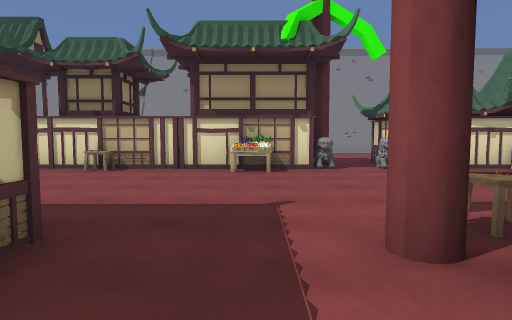
view 1 (above)

23 first-person views from a walk through a Unity game level. The camera is 1.4 m above the floor, tilts 4° down and sees 75° across. The floor is counted in squares, 2 m on a side. Each view is taken from the middle of a square. On the plan, view 1 faces up. The plan holds only what a view shows up to about 10 squares ahead; the rest is blank. The place goes on beyond the plan. The player is left out. Some surface patterns are stand-ins.

view 2
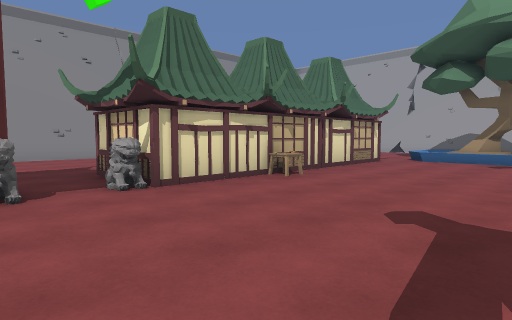

view 3
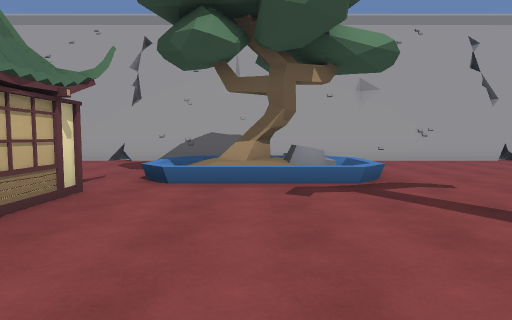

view 4
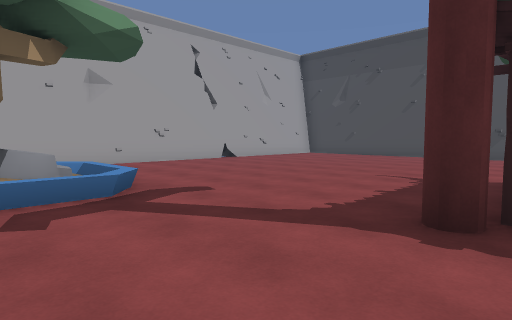

view 5
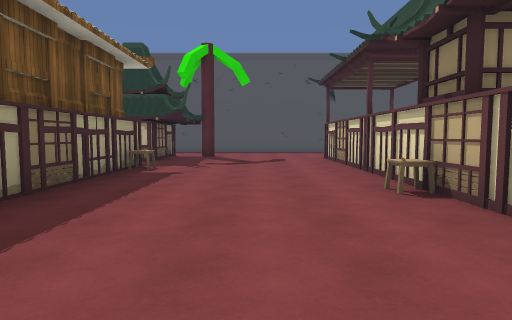

view 6
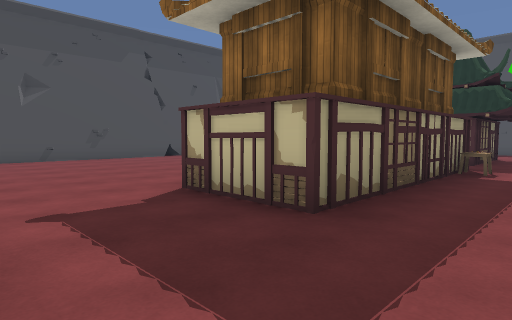

view 7
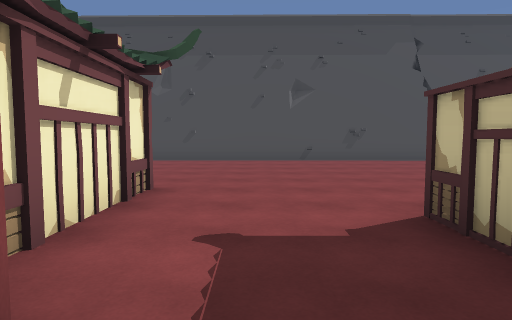

view 8
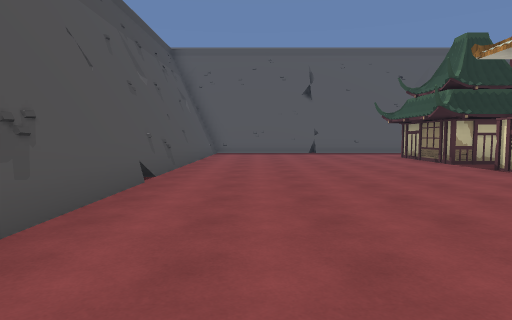

view 9
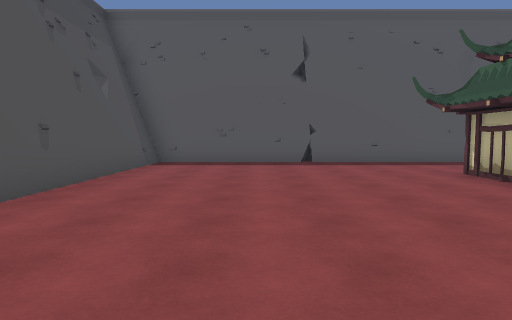

view 10
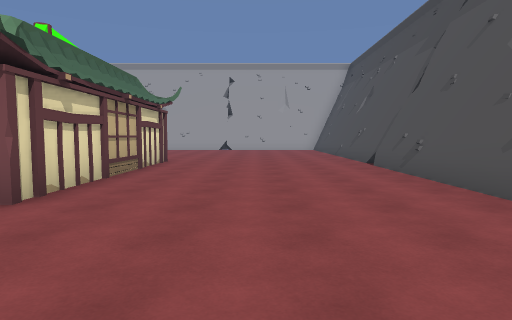

view 11
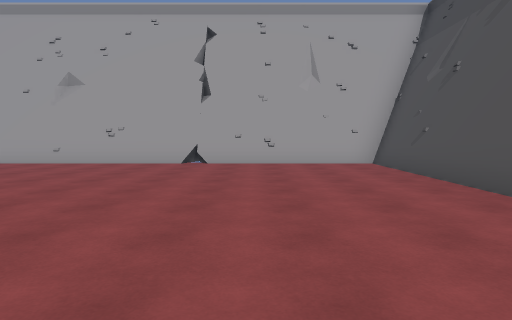

view 12
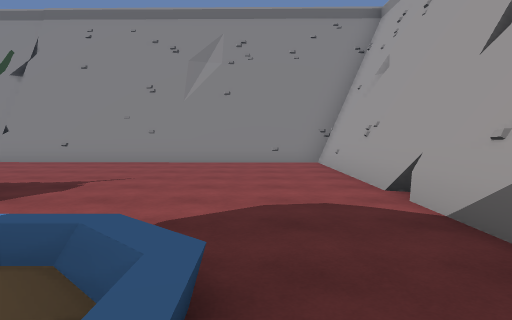

view 13
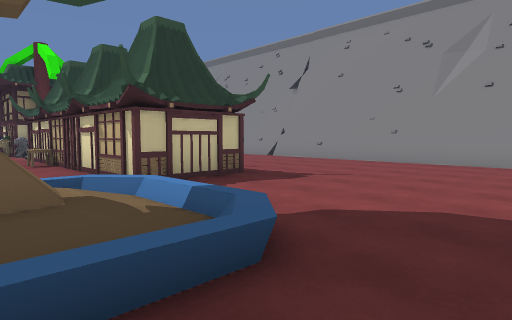

view 14
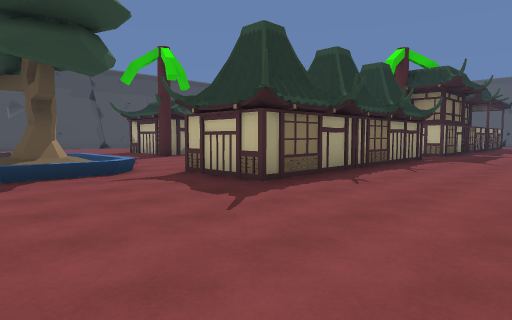

view 15
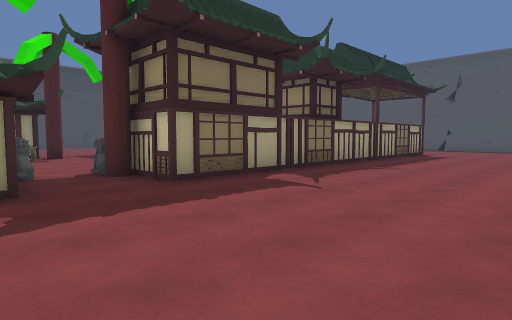

view 16
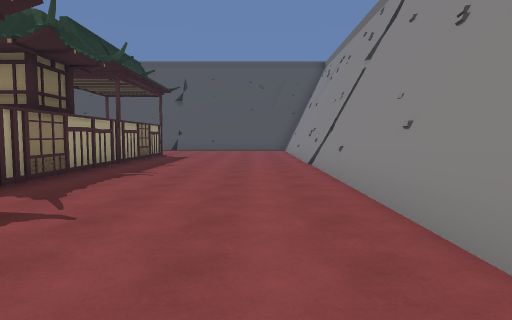

view 17
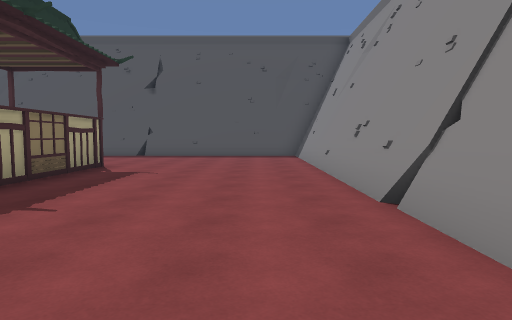

view 18
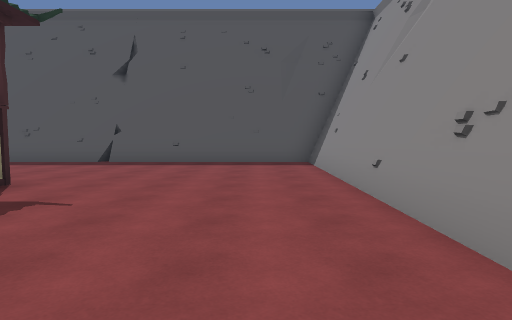

view 19
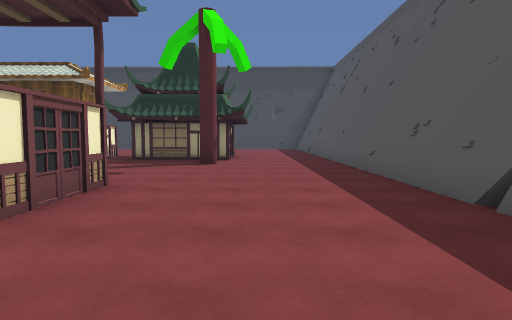

view 20
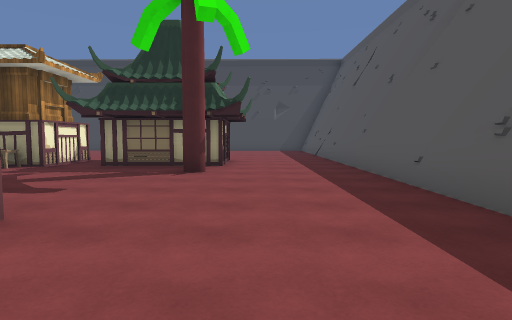

view 21
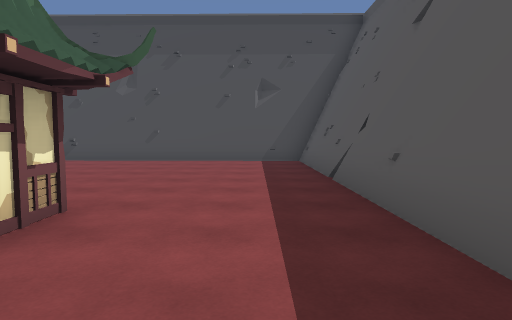

view 22
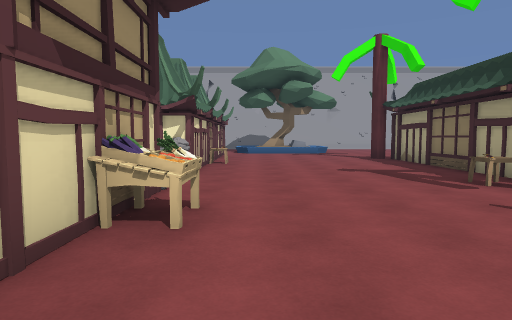

view 23
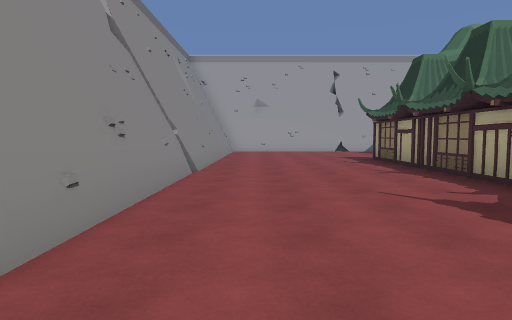

### Floor plan
Points are (right, up) in squares from view 1. A wall is a line through its corners. A room is listed if a view was taken in it or the views show most of it. See-through windows are left out.
Room 1 (views 1, 2, 3, 4, 5, 6, 7, 8, 9, 10, 11, 12, 13, 14, 15, 16, 17, 18, 19, 20, 21, 22, 23)
walls: (2.5, 1.7) (7.5, 1.7); (1.2, 7.3) (-9, 7.3); (3.3, 7.3) (3.3, 9.4) (10.2, 9.4) (10.2, 7.3) (3.3, 7.3); (-1.8, 7.6) (-1.8, 7.1); (7.5, -1.4) (1.5, -1.4) (1.5, 1.3); (-6.6, -0.1) (-7, -0.1) (-7, 2.2) (-1.5, 2.2) (-1.5, 0); (-8.3, 2) (-8.3, -0.1) (-11.2, -0.1) (-11.2, 2) (-8.3, 2); (1, 14.7) (-14.7, 14.9) (-14.7, -7) (-2.7, -7.1); (11.9, 4.7) (12.3, 5.5) (12.5, 4.5); (12.2, 4.3) (11.8, 4.9); (-9.8, 7.1) (-9.8, 9.4) (1.2, 9.4) (1.2, 7.9); (2.1, -7.2) (8.1, -7.3); (-2, -7.1) (-0.4, -7.2); (9.4, 14.4) (-14.5, 14.7); (10.8, -7.1) (15.7, -7.1); (11.2, -7.3) (16.1, -7.4) (16.1, 3.9); (16.1, 7.6) (16.1, 14.5) (2, 14.6); (-14.8, -2.4) (-14.4, -2.6); (16.1, 14.3) (12.5, 14.4); (15.9, -7.4) (15.9, 14.1); (-14.5, -6.7) (9.1, -7); (-14.5, 14.9) (-14.5, -7)
low walls: (11.8, 4.9) (12, 5.3) (12.6, 5.2); (12.5, 4.5) (11.9, 5.1); (12.6, 5.5) (12.7, 4.9); (15.7, 7.1) (15.7, 12.4); (16.1, 9) (15.7, 9.2); (16.4, -2.5) (15.7, -2.2); (15.9, 14.1) (12.5, 14.2); (15.7, -7.1) (15.7, 2.7)
objects: table (-6, 3); table (-3, 7); table (0, 7); table (2, 2) to (2, 3); statue (2, 7); statue (3, 7); table (6, 7)

Positions as (right, up) in squares from view 1, and headings:
1: (0, 0), facing up
2: (1, 3), facing up-right
3: (6, 5), facing right
4: (7, 5), facing down-right
5: (1, 5), facing left
6: (1, 4), facing down-left
7: (0, 3), facing down
8: (0, -5), facing left
9: (-5, -4), facing left
10: (-2, -4), facing right
11: (7, -4), facing right
12: (14, 5), facing up
13: (15, 5), facing up-left
14: (14, 13), facing down-left
15: (4, 14), facing down-left
16: (3, 13), facing left
17: (-2, 13), facing left
18: (-5, 13), facing left
19: (-12, 12), facing down
20: (-12, 10), facing down
21: (-13, 3), facing down
22: (-3, 6), facing right
23: (0, 13), facing right
